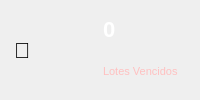
        <widget class="QFrame" name="cardVencidos">
         <property name="styleSheet">
          <string notr="true">QFrame#cardVencidos{background:qlineargradient(x1:0,y1:0,x2:0,y2:1,stop:0 #e03030,stop:1 #aa1010);border-radius:6px;}</string>
         </property>
         <layout class="QHBoxLayout" name="cardVencidosHL">
          <property name="leftMargin">
           <number>14</number>
          </property>
          <property name="topMargin">
           <number>8</number>
          </property>
          <property name="rightMargin">
           <number>14</number>
          </property>
          <property name="bottomMargin">
           <number>8</number>
          </property>
          <item>
           <widget class="QLabel" name="lblIconVencidos">
            <property name="styleSheet">
             <string notr="true">font-size:22px;</string>
            </property>
            <property name="text">
             <string>🚫</string>
            </property>
           </widget>
          </item>
          <item>
           <layout class="QVBoxLayout">
            <property name="spacing">
             <number>0</number>
            </property>
            <item>
             <widget class="QLabel" name="lblVencidosValor">
              <property name="styleSheet">
               <string notr="true">font-size:22px;font-weight:bold;color:white;</string>
              </property>
              <property name="text">
               <string>0</string>
              </property>
             </widget>
            </item>
            <item>
             <widget class="QLabel" name="lblVencidosLabel">
              <property name="styleSheet">
               <string notr="true">font-size:11px;color:#ffc0c0;</string>
              </property>
              <property name="text">
               <string>Lotes Vencidos</string>
              </property>
             </widget>
            </item>
           </layout>
          </item>
         </layout>
        </widget>
